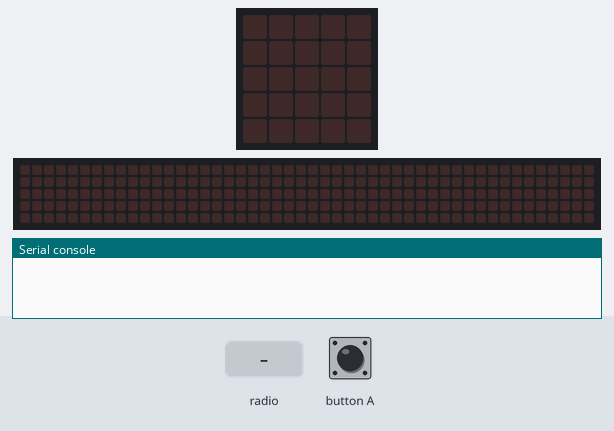
Recording of a program running on a simulated BBC micro:bit (MakeCode). On the bench: the board's 5×5 LED display, a strip that is not on the board, showing the scrolling text unrolled, the last lines printed to the serial console. The test bench sets the inputs (shaded band). Random numbers come from a fixed seed; no radio messages arrive unless stated (any console line starting 'radio sent:' is added by the test bench); the 48×5 strip is a reading aid, not a part: it shows the text the display is scrolling, unrolled, one strip-width of it at a time.

Above: at 1.2 s.
1.3 s: button A pressed for 0.15 s
At 1.6 s:
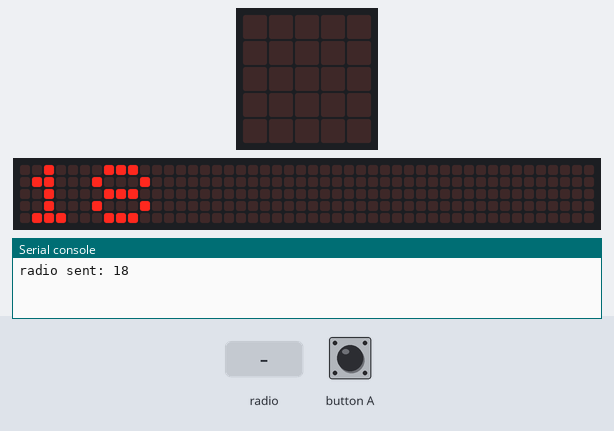
4.3 s: button A pressed for 0.15 s
At 6.92 s:
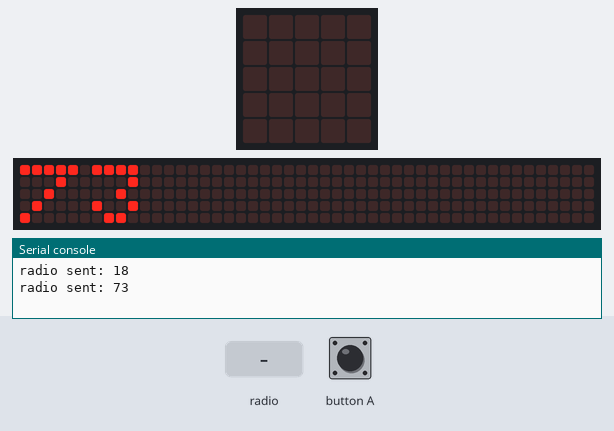
7.3 s: radio message "1" arrives
At 8.0 s:
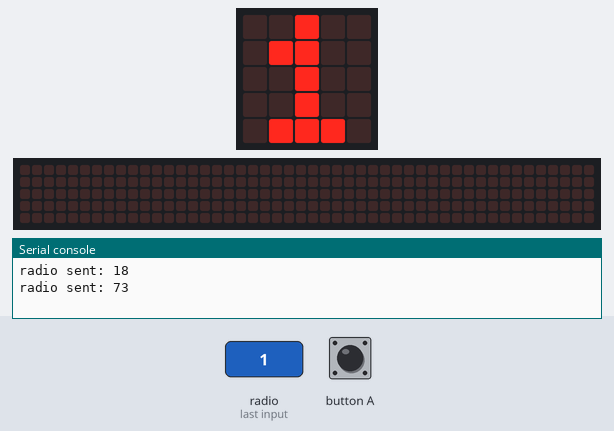
8.8 s: radio message "0" arrives
At 9.2 s:
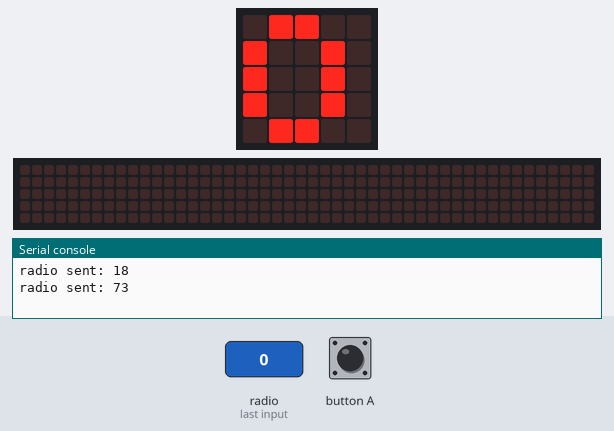
Timing chart, 0 to 11.3 s (numbered marks = the images above; inputs shaded):
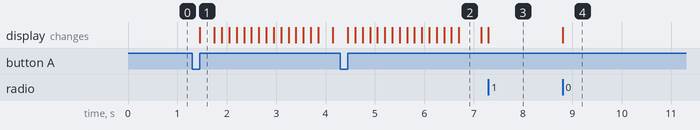

Measured:
- after the input at 1.3 s, the display: changes after 0.15 s (image 1)
- after the input at 4.3 s, the display: changes after 0.15 s (image 2)
- after the input at 7.3 s, the display: changes at once (image 3)
- after the input at 8.8 s, the display: changes at once (image 4)
- what the display in image 2 shows lasts 0.5 s, from 6.7 s to 7.2 s

The program:

main.ts
```typescript
radio.onReceivedNumber(function (receivedNumber) {
    basic.showNumber(receivedNumber)
})
input.onButtonPressed(Button.A, function () {
    getal = randint(1, 99)
    radio.sendNumber(getal)
    basic.showNumber(getal)
})
let getal = 0
radio.setGroup(112)
```

test.ts
```typescript
// tests gaan hier; deze zal niet worden gecompileerd wanneer dit pakket wordt gebruikt als extensie.
```
